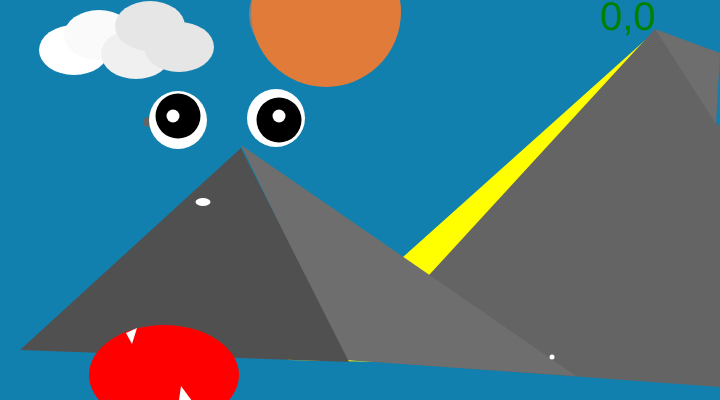
Frame 1 (no input)
Frame 60 (no input): identical to frame 1, image omitted
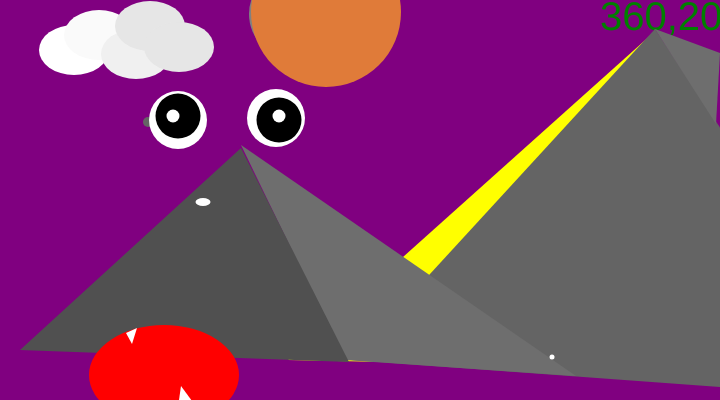
Frame 120 (the mouse pressed at the canvas centre since frame 60)

The p5.js sketch that drew these frames (run headless with seeded random() and noise() and a simulated clock; from frame 60 on, the mouse is pressed at the canvas centre):

// p5.js sketch
// ── sketch.js
function setup() {
 // Sets the screen to be 720 pixels wide and 400 pixels high
 createCanvas(720, 400, );

}

setInterval(thunder, 3500);

function thunder() {
 stroke(255, 255, 180, 150);
 strokeWeight(random(6, 10));
 noFill();
 frameRate(12);
 beginShape();
 vertex(random(0, width), 0);
 vertex(random(0, width), height / 10);
 vertex(random(0, width), height / 8);
 vertex(random(0, width), height / 6);
 vertex(random(0, width), height / 4);
 vertex(width / 2 + 100, height / 2);
 endShape();
}
   //non-pressed stat

function draw(){

 if(mouseIsPressed){
 background('purple');
   fill(10)

} else {


 background('rgb(17, 128, 174)');}
 noStroke();
 fill(100)
ellipse(148,122,10,10);


 fill('gray');
ellipse(294,14,90,90);


 fill('yellow');

 triangle(652,34,288,360,386,362);

 fill('green');
 textSize(40);
 text("Everything happens for a reason", width / 1, height / 80);



 text(mouseX +  ','+ mouseY, 600,30);

// fill(255);
//  ellipse(252, 144, 72, 72);
 fill('rgb(224, 123, 57)');
 ellipse(326,12,150,150)

 fill(100);
 triangle(655, 29, 351, 360, 900, 400);

 fill(110)
 triangle(655,29,716,124,720,53);


 fill(110);
 triangle(241, 145, 345, 360, 576,376);

 fill(80);
 triangle(241,148,20,350,349,362);

  //eyes
   fill(0);
   strokeWeight(1);
//nose
   fill(255);
   ellipse(203,202, 15, 8);

   noStroke();
   fill(255);
   ellipse(178, 120, 58, 58);

   fill(255);
   ellipse(276, 118, 58, 58);

   fill(0);
   ellipse(178, 116, 45, 45);

   fill(0);
   ellipse(279, 120, 45, 45);

   fill(255);
   ellipse(279, 116, 13, 13);

   fill(255);
   ellipse(173, 116, 13, 13);

   fill(255);
   ellipse(280, 117, 5, 5);

   fill(255);
   ellipse(552, 357, 5, 5);

 //mouth
 fill('red')
 ellipse(164,375, 150,100);
//teeth
 fill('white')
 triangle(132,344,137,328,126,333);

 fill('white')
 triangle(181,386,179,400,192,401);



 //clouds

 fill(255);
   ellipse(74,50,70,50);

 fill(250);
 ellipse(99,35,70,50);

 fill(240);
 ellipse(136,54,70,50);

 fill(230);
 ellipse(150,26,70,50);

   fill(230);
 ellipse(179,47,70,50);





 fill('rgb(237, 184, 121)');

fill('white');


}
